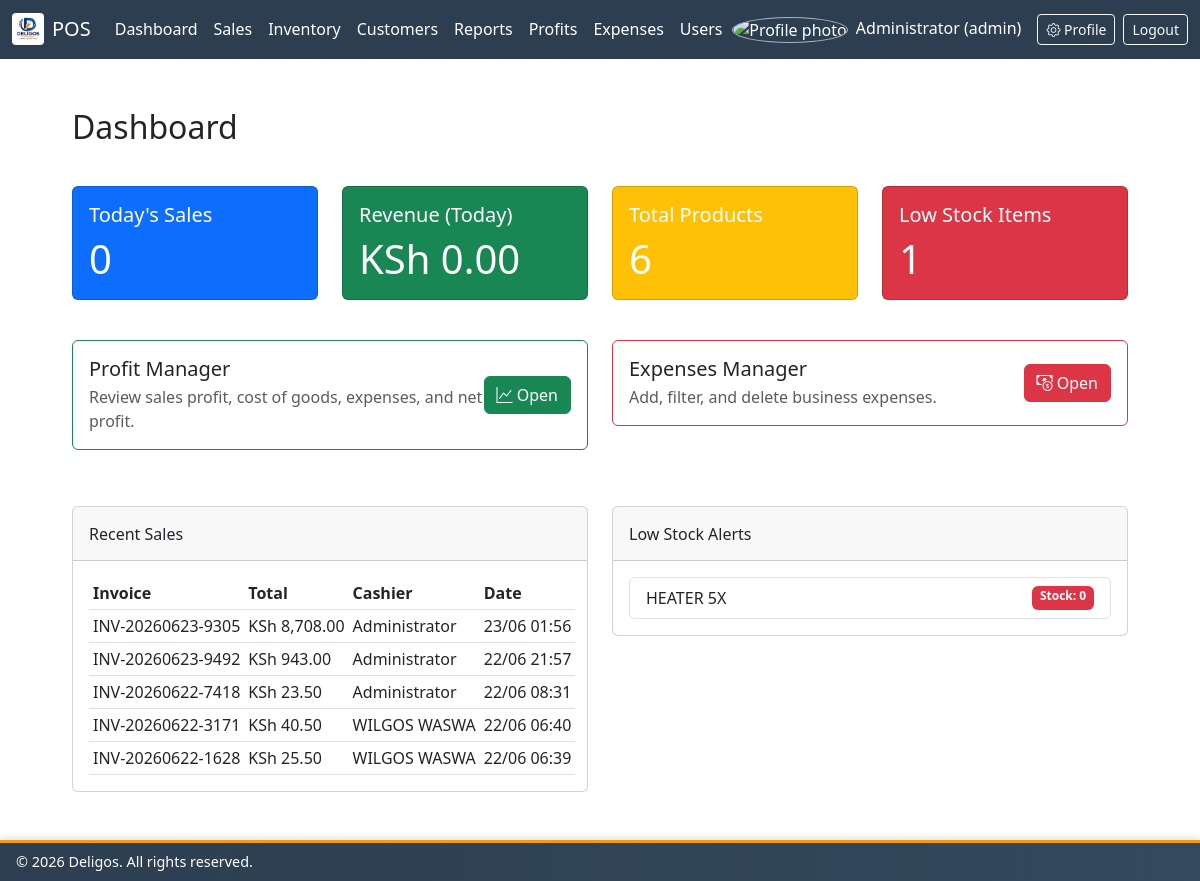
/dashboard.php (signed in), run on the app's committed database.
### tables this page shows
CREATE TABLE `sales` (
  `id` int(11) NOT NULL,
  `invoice_no` varchar(20) NOT NULL,
  `user_id` int(11) NOT NULL,
  `customer_id` int(11) DEFAULT NULL,
  `total_amount` decimal(10,2) NOT NULL,
  `discount` decimal(10,2) NOT NULL DEFAULT 0.00,
  `tax` decimal(10,2) NOT NULL DEFAULT 0.00,
  `grand_total` decimal(10,2) NOT NULL,
  `payment_method` varchar(50) DEFAULT 'Cash',
  `sale_date` datetime NOT NULL DEFAULT current_timestamp()
);

CREATE TABLE `users` (
  `id` int(11) NOT NULL,
  `username` varchar(50) NOT NULL,
  `password` varchar(255) NOT NULL,
  `full_name` varchar(100) NOT NULL,
  `phone` varchar(30) DEFAULT NULL,
  `id_number` varchar(50) DEFAULT NULL,
  `email` varchar(100) DEFAULT NULL,
  `role` enum('admin','cashier') NOT NULL DEFAULT 'cashier',
  `email_verified` tinyint(1) NOT NULL DEFAULT 0,
  `email_verification_code` varchar(6) DEFAULT NULL,
  `email_verification_expires_at` datetime DEFAULT NULL,
  `email_verification_resend_count` int(11) NOT NULL DEFAULT 0,
  `email_verification_last_sent_at` datetime DEFAULT NULL,
  `profile_photo` varchar(255) DEFAULT NULL,
  `created_at` datetime NOT NULL DEFAULT current_timestamp(),
  UNIQUE KEY `email` (`email`)
);

CREATE TABLE `products` (
  `id` int(11) NOT NULL,
  `sku` varchar(50) NOT NULL,
  `name` varchar(200) NOT NULL,
  `description` text DEFAULT NULL,
  `category_id` int(11) DEFAULT NULL,
  `price` decimal(10,2) NOT NULL,
  `cost` decimal(10,2) DEFAULT NULL,
  `stock_qty` int(11) NOT NULL DEFAULT 0,
  `reorder_level` int(11) NOT NULL DEFAULT 5,
  `created_at` datetime NOT NULL DEFAULT current_timestamp()
);

### dashboard.php (the view, shortened to what this page needs)
<?php
require_once 'config/db.php';
$today = date('Y-m-d');
$stmt = $pdo->prepare("SELECT COUNT(*) AS total_sales, COALESCE(SUM(grand_total),0) AS revenue FROM sales WHERE DATE(sale_date) = ?");
$stmt->execute([$today]);
$today_stats = $stmt->fetch();
$stmt = $pdo->query("SELECT COUNT(*) AS total_products FROM products");
$total_products = $stmt->fetchColumn();
$stmt = $pdo->query("SELECT COUNT(*) AS low_stock FROM products WHERE stock_qty <= reorder_level");
$low_stock = $stmt->fetchColumn();
include 'includes/header.php';
?>
<h2>Dashboard</h2>
<div class="row mt-4">
    <div class="col-md-3">
        <div class="card text-white bg-primary mb-3">
            <div class="card-body">
                <h5 class="card-title">Today's Sales</h5>
                <p class="card-text display-6"><?= htmlspecialchars((string)($today_stats['total_sales'] ?? 0)) ?></p>
            </div>
        </div>
    </div>
    <div class="col-md-3">
        <div class="card text-white bg-success mb-3">
            <div class="card-body">
                <h5 class="card-title">Revenue (Today)</h5>
                <p class="card-text display-6">KSh <?= number_format($today_stats['revenue'] ?? 0, 2) ?></p>
            </div>
        </div>
    </div>
    <div class="col-md-3">
        <div class="card text-white bg-warning mb-3">
            <div class="card-body">
                <h5 class="card-title">Total Products</h5>
                <p class="card-text display-6"><?= htmlspecialchars((string)$total_products) ?></p>
            </div>
        </div>
    </div>
    <div class="col-md-3">
        <div class="card text-white bg-danger mb-3">
            <div class="card-body">
                <h5 class="card-title">Low Stock Items</h5>
                <p class="card-text display-6"><?= htmlspecialchars((string)$low_stock) ?></p>
            </div>
        </div>
    </div>
</div>
<?php if (($_SESSION['role'] ?? '') === 'admin'): ?>
<div class="row mt-2">
    <div class="col-md-6">
        <div class="card border-success mb-3">
            <div class="card-body d-flex justify-content-between align-items-center">
                <div>
                    <h5 class="card-title mb-1">Profit Manager</h5>
                    <p class="card-text text-muted mb-0">Review sales profit, cost of goods, expenses, and net profit.</p>
                </div>
                <a class="btn btn-success" href="profits.php"><i class="bi bi-graph-up"></i> Open</a>
            </div>
        </div>
    </div>
    <div class="col-md-6">
        <div class="card border-danger mb-3">
            <div class="card-body d-flex justify-content-between align-items-center">
                <div>
                    <h5 class="card-title mb-1">Expenses Manager</h5>
                    <p class="card-text text-muted mb-0">Add, filter, and delete business expenses.</p>
                </div>
                <a class="btn btn-danger" href="expenses.php"><i class="bi bi-cash-coin"></i> Open</a>
            </div>
        </div>
    </div>
</div>
<?php endif; ?>
<div class="row mt-4">
    <div class="col-md-6">
        <div class="card">
            <div class="card-header">Recent Sales</div>
            <div class="card-body">
                <table class="table table-sm">
                    <thead><tr><th>Invoice</th><th>Total</th><th>Cashier</th><th>Date</th></tr></thead>
                    <tbody>
                    <?php
                    $stmt = $pdo->query("SELECT s.*, u.full_name FROM sales s JOIN users u ON s.user_id = u.id ORDER BY s.sale_date DESC LIMIT 5");
                    while ($row = $stmt->fetch()): ?>
                        <tr>
                            <td><?= htmlspecialchars($row['invoice_no']) ?></td>
                            <td>KSh <?= number_format($row['grand_total'], 2) ?></td>
                            <td><?= htmlspecialchars($row['full_name']) ?></td>
                            <td><?= date('d/m H:i', strtotime($row['sale_date'])) ?></td>
                        </tr>
                    <?php endwhile; ?>
                    </tbody>
                </table>
            </div>
        </div>
    </div>
    <div class="col-md-6">
        <div class="card">
            <div class="card-header">Low Stock Alerts</div>
            <div class="card-body">
                <ul class="list-group">
                <?php
                $stmt = $pdo->query("SELECT name, stock_qty, reorder_level FROM products WHERE stock_qty <= reorder_level LIMIT 5");
                while ($row = $stmt->fetch()): ?>
                    <li class="list-group-item d-flex justify-content-between">
                        <?= htmlspecialchars($row['name']) ?>
                        <span class="badge bg-danger">Stock: <?= htmlspecialchars((string)$row['stock_qty']) ?></span>
                    </li>
                <?php endwhile; ?>
                </ul>
            </div>
        </div>
    </div>
</div>
<?php include 'includes/footer.php'; ?>

### includes/header.php (shortened to what this page needs)
<!DOCTYPE html>
<html lang="en">
<head>
    <link href="https://cdn.jsdelivr.net/npm/bootstrap@5.3.0/dist/css/bootstrap.min.css" rel="stylesheet">
    <link rel="stylesheet" href="https://cdn.jsdelivr.net/npm/bootstrap-icons@1.10.0/font/bootstrap-icons.css">
</head>
<body>
<div class="toast-container position-fixed top-0 end-0 p-3 app-toast-container" id="appToastContainer"></div>
<nav class="navbar navbar-expand-lg navbar-dark fixed-top">
    <div class="container-fluid">
        <a class="navbar-brand" href="dashboard.php"><img src="assets/DELIGOS%20LOGO.png" class="navbar-logo" alt="Deligos Company"> POS</a>
        <div class="collapse navbar-collapse" id="navbarNav">
            <ul class="navbar-nav me-auto">
                <li class="nav-item"><a class="nav-link" href="dashboard.php">Dashboard</a></li>
                <li class="nav-item"><a class="nav-link" href="sales.php">Sales</a></li>
                <li class="nav-item"><a class="nav-link" href="inventory.php">Inventory</a></li>
                <li class="nav-item"><a class="nav-link" href="customers.php">Customers</a></li>
                <li class="nav-item"><a class="nav-link" href="reports.php">Reports</a></li>
                <?php if (($_SESSION['role'] ?? '') === 'admin'): ?>
                <li class="nav-item"><a class="nav-link" href="profits.php">Profits</a></li>
                <li class="nav-item"><a class="nav-link" href="expenses.php">Expenses</a></li>
                <li class="nav-item"><a class="nav-link" href="users.php">Users</a></li>
                <?php endif; ?>
            </ul>
            <span class="navbar-text text-white me-3">
                <?php if (!empty($_SESSION['profile_photo'])): ?>
                    <img src="<?= htmlspecialchars($_SESSION['profile_photo']) ?>" class="navbar-profile-photo me-1" alt="Profile photo">
                <?php else: ?>
                    <i class="bi bi-person-circle"></i>
                <?php endif; ?>
                <?= htmlspecialchars($_SESSION['full_name'] ?? '') ?> (<?= htmlspecialchars($_SESSION['role'] ?? '') ?>)
            </span>
            <a href="profile.php" class="btn btn-outline-light btn-sm me-2"><i class="bi bi-gear"></i> Profile</a>
            <a href="logout.php" class="btn btn-outline-light btn-sm">Logout</a>
        </div>
    </div>
</nav>
<div class="container-fluid app-shell">

### includes/footer.php (shortened to what this page needs)
</div>
<footer id="site-footer" class="text-start text-white py-2 px-3" style="font-size:0.9rem; position:fixed; left:0; bottom:0; width:100%; background:linear-gradient(90deg, #2c3e50, #34495e); z-index:1030; border-top:3px solid #f39c12; box-shadow:0 -2px 8px rgba(0,0,0,0.12);">
    &copy; <?php echo date('Y'); ?> Deligos. All rights reserved.
</footer>
</body>
</html>

### includes/header.php (style rules this page uses)
html, body { width: 100%; min-height: 100%; }
body { padding-top: 60px; overflow-x: hidden; }
img, svg, canvas, video { max-width: 100%; height: auto; }
.navbar { background: #2c3e50; }
.navbar-brand, .nav-link { color: #fff !important; }
.navbar-brand { display: flex; align-items: center; gap: 8px; }
.navbar-logo { width: 32px; height: 32px; object-fit: contain; background: #fff; border-radius: 4px; padding: 2px; }
.navbar-profile-photo { width: 26px; height: 26px; object-fit: cover; border-radius: 50%; border: 1px solid rgba(255,255,255,.6); }
.app-shell { width: 100%; max-width: 100%; min-width: 0; padding-inline: clamp(24px, 6vw, 96px); padding-block: clamp(24px, 4vw, 48px); }
.container-fluid, .row, .row > * { min-width: 0; }
.card { max-width: 100%; min-width: 0; }
.card-body { overflow-x: auto; padding: 1rem; }
.card-header { padding: 0.9rem 1rem; }
.table { min-width: max-content; margin-bottom: 0; }
.table th, .table td { vertical-align: middle; white-space: nowrap; }
.btn { white-space: nowrap; }
.row { --bs-gutter-y: 1rem; }
.app-toast-container { z-index: 1080; }

### data on the page
sales: invoice_no "INV-20260623-9305", grand_total "8,708.00", user.full_name "Administrator", sale_date "23/06 01:56"
sales: invoice_no "INV-20260623-9492", grand_total "943.00", user.full_name "Administrator", sale_date "22/06 21:57"
sales: invoice_no "INV-20260622-7418", grand_total "23.50", user.full_name "Administrator", sale_date "22/06 08:31"
sales: invoice_no "INV-20260622-3171", grand_total "40.50", user.full_name "WILGOS WASWA", sale_date "22/06 06:40"
sales: invoice_no "INV-20260622-1628", grand_total "25.50", user.full_name "WILGOS WASWA", sale_date "22/06 06:39"
products: name "HEATER 5X", stock_qty "0"

### other printed values
$_SESSION['full_name'] "Administrator"
$_SESSION['role'] "admin"
$today_stats['total_sales'] "0"
$today_stats['revenue'] "0.00"
$total_products "6"
$low_stock "1"
